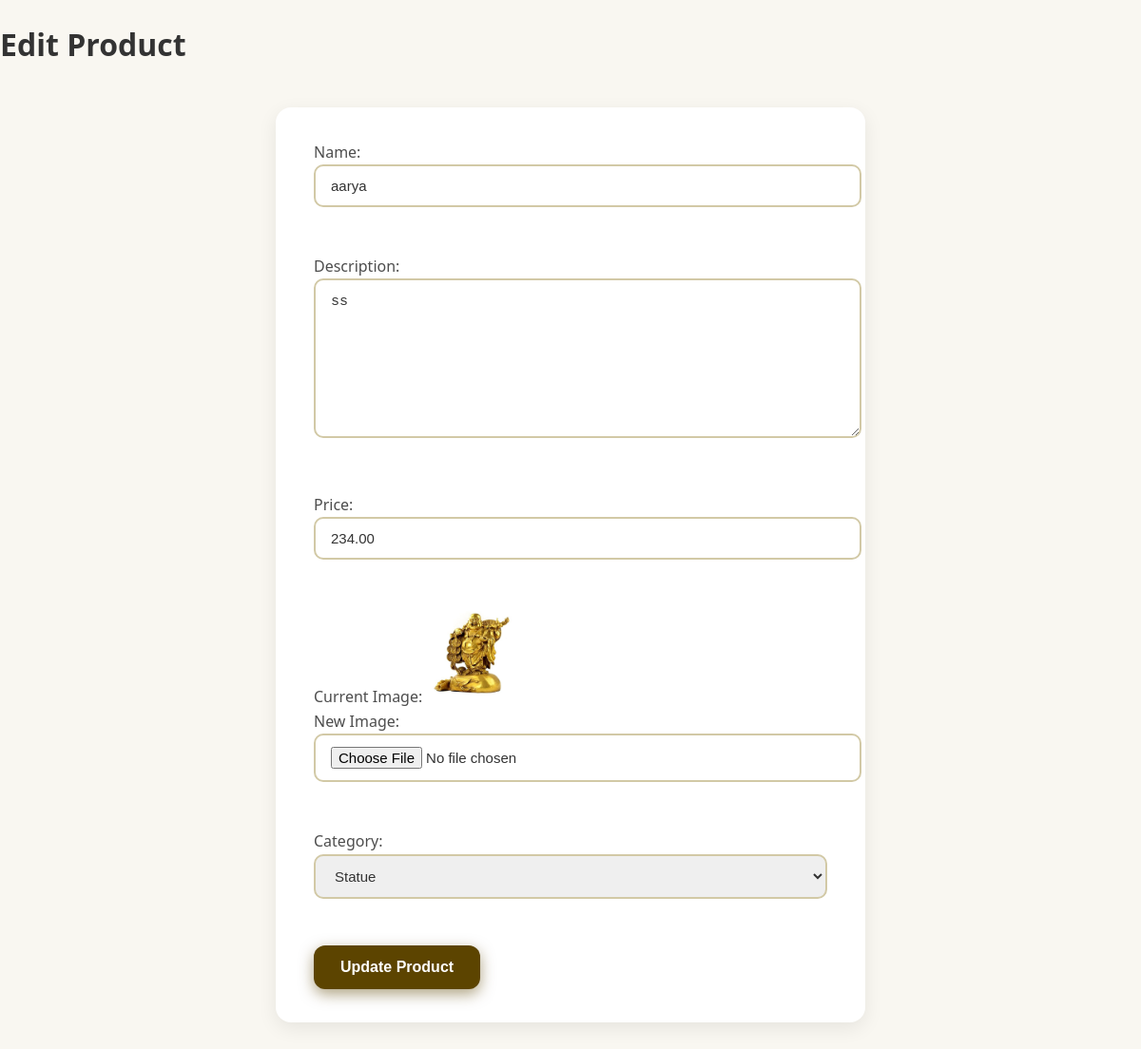
The app's page /edit_product.php?id=6 with its own data.
### tables this page shows
CREATE TABLE `products` (
  `id` int(11) NOT NULL,
  `name` varchar(100) NOT NULL,
  `description` text DEFAULT NULL,
  `price` decimal(10,2) NOT NULL,
  `image` varchar(255) DEFAULT NULL,
  `category_id` int(11) DEFAULT NULL
);

CREATE TABLE `categories` (
  `id` int(11) NOT NULL,
  `name` varchar(50) NOT NULL
);

### edit_product.php (the view, shortened to what this page needs)
<?php
include 'db.php';
$id = $_GET['id'];
$product = $conn->query("SELECT * FROM products WHERE id = $id")->fetch_assoc();
$categories = $conn->query("SELECT * FROM categories");
?>
<!DOCTYPE html>
<html>
<head><title>Edit Product</title></head>
<link rel="stylesheet" href="admin.css">
<body>
  <h1>Edit Product</h1>
  <form method="POST" enctype="multipart/form-data">
    Name: <input type="text" name="name" value="<?= htmlspecialchars($product['name']) ?>"><br><br>
    Description: <textarea name="description"><?= htmlspecialchars($product['description']) ?></textarea><br><br>
    Price: <input type="number" step="0.01" name="price" value="<?= $product['price'] ?>"><br><br>
    Current Image: <img src="uploads/<?= $product['image'] ?>" width="100"><br>
    New Image: <input type="file" name="image"><br><br>
    Category:
    <select name="category">
      <?php while ($cat = $categories->fetch_assoc()): ?>
        <option value="<?= $cat['id'] ?>" <?= $cat['id'] == $product['category_id'] ? 'selected' : '' ?>>
          <?= htmlspecialchars($cat['name']) ?>
        </option>
      <?php endwhile; ?>
    </select><br><br>
    <button type="submit">Update Product</button>
  </form>
</body>
</html>

### admin.css (style rules this page uses)
body { margin: 0; font-family: 'Segoe UI', Tahoma, Geneva, Verdana, sans-serif; background-color: #f9f7f1; color: #333; line-height: 1.6; -webkit-font-smoothing: antialiased; -moz-osx-font-smoothing: grayscale; -webkit-text-size-adjust: 100%; -moz-text-size-adjust: 100%; -ms-text-size-adjust: 100%; text-size-adjust: 100%; }
.button, button { background-color: #5c4400; color: white; padding: 10px 18px; border: none; border-radius: 8px; text-decoration: none; font-weight: 700; cursor: pointer; transition: background-color 0.3s ease, box-shadow 0.3s ease; margin-right: 8px; font-size: 15px; box-shadow: 0 4px 7px rgba(92, 68, 0, 0.5); }
form { background-color: #fff; padding: 35px 40px; border-radius: 16px; box-shadow: 0 6px 20px rgba(0, 0, 0, 0.08); max-width: 620px; margin: 40px auto 50px auto; font-size: 16px; color: #4d4d4d; box-sizing: border-box; }
form input[type="text"], form input[type="number"], form input[type="file"], form select, form textarea { width: 100%; padding: 12px 16px; margin-bottom: 24px; border: 2px solid #d2c9a6; border-radius: 10px; font-size: 15px; font-weight: 500; color: #333; transition: border-color 0.3s ease, box-shadow 0.3s ease; resize: vertical; }
form textarea { min-height: 140px; line-height: 1.4; }
form button { background-color: #5c4400; color: white; font-weight: 800; border: none; border-radius: 12px; padding: 14px 28px; font-size: 16px; box-shadow: 0 5px 15px rgba(92, 68, 0, 0.5); }

### records on screen
products: name "aarya", description "ss", price "234.00", image (picture), category "Statue"
